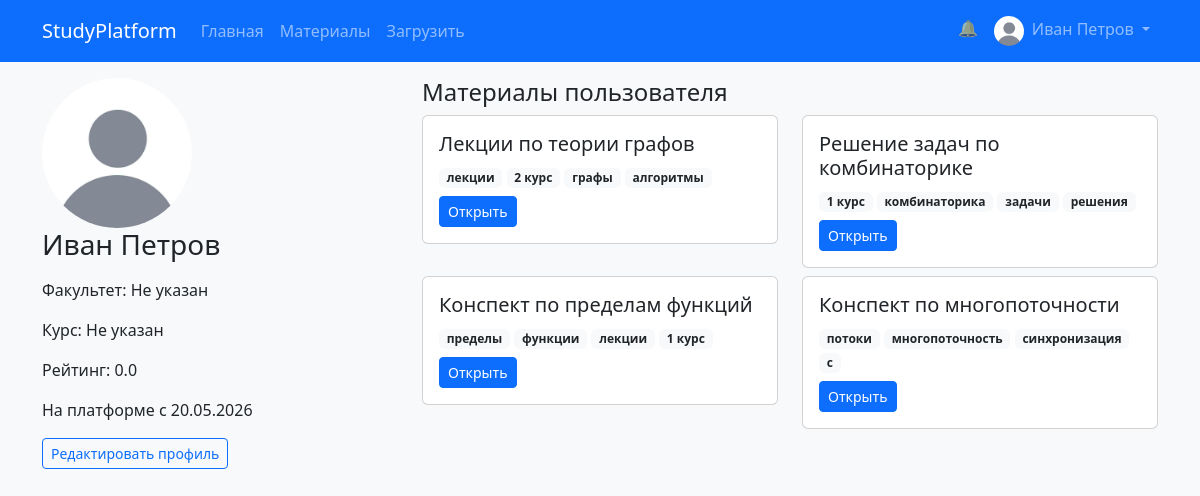
The page /profile/1 (signed in) on the database as committed earlier.
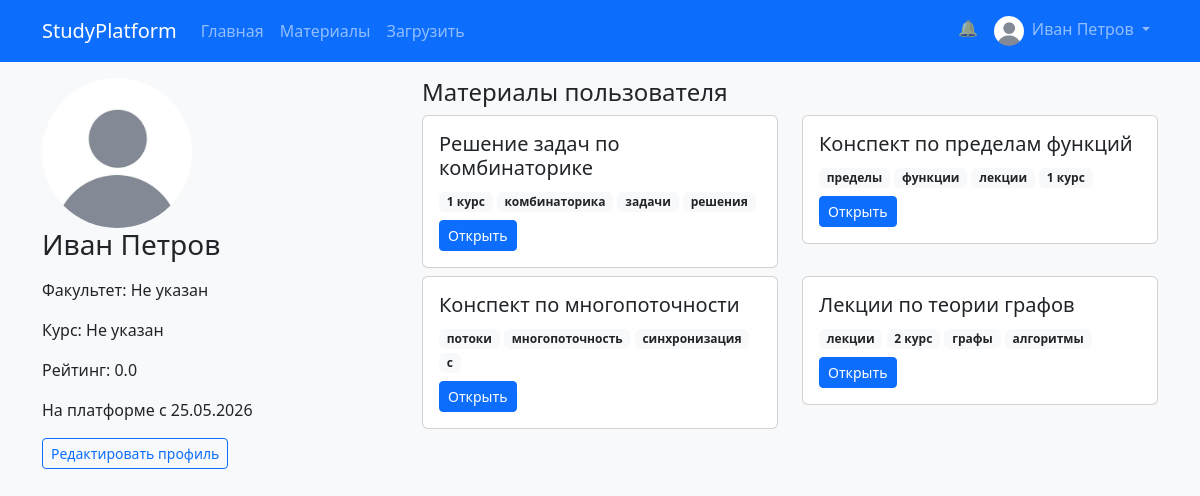
The same page on the database as committed later.
### app/models.py (models this page shows, shortened)
class User(UserMixin, db.Model):
    id = db.Column(db.Integer, primary_key=True)
    email = db.Column(db.String(100), unique=True, nullable=False)
    password_hash = db.Column(db.String(128))
    full_name = db.Column(db.String(100), nullable=False)
    avatar = db.Column(db.String(200), default='defaults_avatars/default.png')
    role = db.Column(db.String(20), default='student')  # student, teacher, admin
    faculty = db.Column(db.String(100), default='')
    course = db.Column(db.String(10), default='')
    bio = db.Column(db.Text, default='')
    rating = db.Column(db.Float, default=0.0)
    created_at = db.Column(db.DateTime, default=datetime.utcnow)
    materials = db.relationship('Material', backref='author', lazy='dynamic')
    ratings = db.relationship('Rating', backref='user', lazy='dynamic')
    comments = db.relationship('Comment', backref='user', lazy='dynamic')
    favorites = db.relationship('Favorite', backref='user', lazy='dynamic')
    def is_admin(self):
        return self.role == 'admin'

class Material(db.Model):
    id = db.Column(db.Integer, primary_key=True)
    title = db.Column(db.String(200), nullable=False)
    description = db.Column(db.Text)
    type = db.Column(db.String(20))  # 'конспект', 'решение', 'видео', 'презентация'
    file_url = db.Column(db.String(300))  # ссылка или путь к файлу
    user_id = db.Column(db.Integer, db.ForeignKey('user.id'), nullable=False)
    subject_id = db.Column(db.Integer, db.ForeignKey('subject.id'))
    course_id = db.Column(db.Integer)  # или связь с курсом, пока просто число
    views = db.Column(db.Integer, default=0)
    downloads = db.Column(db.Integer, default=0)
    average_rating = db.Column(db.Float, default=0.0)
    created_at = db.Column(db.DateTime, default=datetime.utcnow)
    updated_at = db.Column(db.DateTime, default=datetime.utcnow, onupdate=datetime.utcnow)
    tags = db.relationship('Tag', secondary=material_tags, backref=db.backref('materials', lazy='dynamic'), lazy='dynamic')
    comments = db.relationship('Comment', backref='material', lazy='dynamic')
    ratings = db.relationship('Rating', backref='material', lazy='dynamic')
    favorites = db.relationship('Favorite', backref='material', lazy='dynamic')

class Tag(db.Model):
    id = db.Column(db.Integer, primary_key=True)
    name = db.Column(db.String(50), unique=True, nullable=False)

### app/routes/profile.py (the view)
@profile_bp.route('/profile/<int:id>')
def user_profile(id):
    user = User.query.get_or_404(id)
    materials = Material.query.filter_by(user_id=user.id).order_by(Material.created_at.desc()).all()
    return render_template('profile/profile.html', user=user, materials=materials)

### app/templates/profile/profile.html (shortened to what this page needs)
{% extends 'base.html' %}
{% block content %}
<div class="row">
    <div class="col-md-4">
        {% set avatar_url = url_for('static', filename='uploads/' + user.avatar) if user.avatar else 'https://via.placeholder.com/150' %}
        <img src="{{ avatar_url }}" class="img-fluid rounded-circle" width="150" onerror="this.src='https://via.placeholder.com/150'">
        <h3>{{ user.full_name }}</h3>
        <p>Факультет: {{ user.faculty or 'Не указан' }}</p>
        <p>Курс: {{ user.course or 'Не указан' }}</p>
        <p>Рейтинг: {{ user.rating }}</p>
        <p>На платформе с {{ user.created_at.strftime('%d.%m.%Y') }}</p>
        {% if current_user.is_authenticated and current_user.id == user.id %}
        <div class="mt-2">
            <a href="{{ url_for('profile.edit_profile') }}" class="btn btn-sm btn-outline-primary">Редактировать профиль</a>
        </div>
        {% endif %}
    </div>
    <div class="col-md-8">
        <h4>Материалы пользователя</h4>
        <div class="row">
            {% for material in materials %}
            <div class="col-md-6 mb-2">
                <div class="card">
                    <div class="card-body">
                        <h5>{{ material.title }}</h5>
                        <div class="mb-2">
                            {% for tag in material.tags %}
                                <a href="{{ url_for('materials.browse', tag=tag.name) }}" class="badge bg-light text-dark text-decoration-none">{{ tag.name }}</a>
                            {% endfor %}
                        </div>
                        <a href="{{ url_for('materials.material_detail', id=material.id) }}" class="btn btn-sm btn-primary">Открыть</a>
                    </div>
                </div>
            </div>
            {% else %}
            <p>Пока нет загруженных материалов.</p>
            {% endfor %}
        </div>
    </div>
</div>
{% endblock %}

### app/templates/base.html (shortened to what this page needs)
<!DOCTYPE html>
<html lang="ru">
<head>
    <link href="https://cdn.jsdelivr.net/npm/bootstrap@5.3.0/dist/css/bootstrap.min.css" rel="stylesheet">
    <link rel="stylesheet" href="{{ url_for('static', filename='css/style.css') }}">
</head>
<body>
    <nav class="navbar navbar-expand-lg navbar-dark bg-primary">
        <div class="container">
            <a class="navbar-brand" href="{{ url_for('main.index') }}">StudyPlatform</a>
            <div class="collapse navbar-collapse" id="navbarNav">
                <ul class="navbar-nav me-auto">
                    <li class="nav-item">
                        <a class="nav-link" href="{{ url_for('main.index') }}">Главная</a>
                    </li>
                    <li class="nav-item">
                        <a class="nav-link" href="{{ url_for('materials.browse') }}">Материалы</a>
                    </li>
                    {% if current_user.is_authenticated %}
                    <li class="nav-item">
                        <a class="nav-link" href="{{ url_for('materials.upload') }}">Загрузить</a>
                    </li>
                    {% endif %}
                </ul>
                <ul class="navbar-nav">
                    {% if current_user.is_authenticated %}
                    <li class="nav-item">
                        <a class="nav-link position-relative" href="{{ url_for('notifications.list_notifications') }}">
                            🔔
                        </a>
                    </li>
                    <li class="nav-item dropdown">
                        <a class="nav-link dropdown-toggle" href="#" role="button" data-bs-toggle="dropdown">
                            {% set avatar_url = url_for('static', filename='uploads/' + current_user.avatar) if current_user.avatar else 'https://via.placeholder.com/30' %}
                            <img src="{{ avatar_url }}" class="rounded-circle me-1" width="30" height="30" style="object-fit: cover;" onerror="this.src='https://via.placeholder.com/30'">
                            {{ current_user.full_name }}
                        </a>
                    </li>
                    {% endif %}
                </ul>
            </div>
        </div>
    </nav>
    <div class="container mt-3">
        {% block content %}{% endblock %}
    </div>
</body>
</html>

### static/css/style.css (style rules this page uses)
body { background-color: #f8f9fa; }
.card { transition: transform 0.2s; }
.rounded-circle { object-fit: cover; }

Rows that differ between the two databases and show on the page:
changed User "Иван Петров": created_at "20.05.2026" → "25.05.2026"
changed Material "Лекции по теории графов": moves down the list
